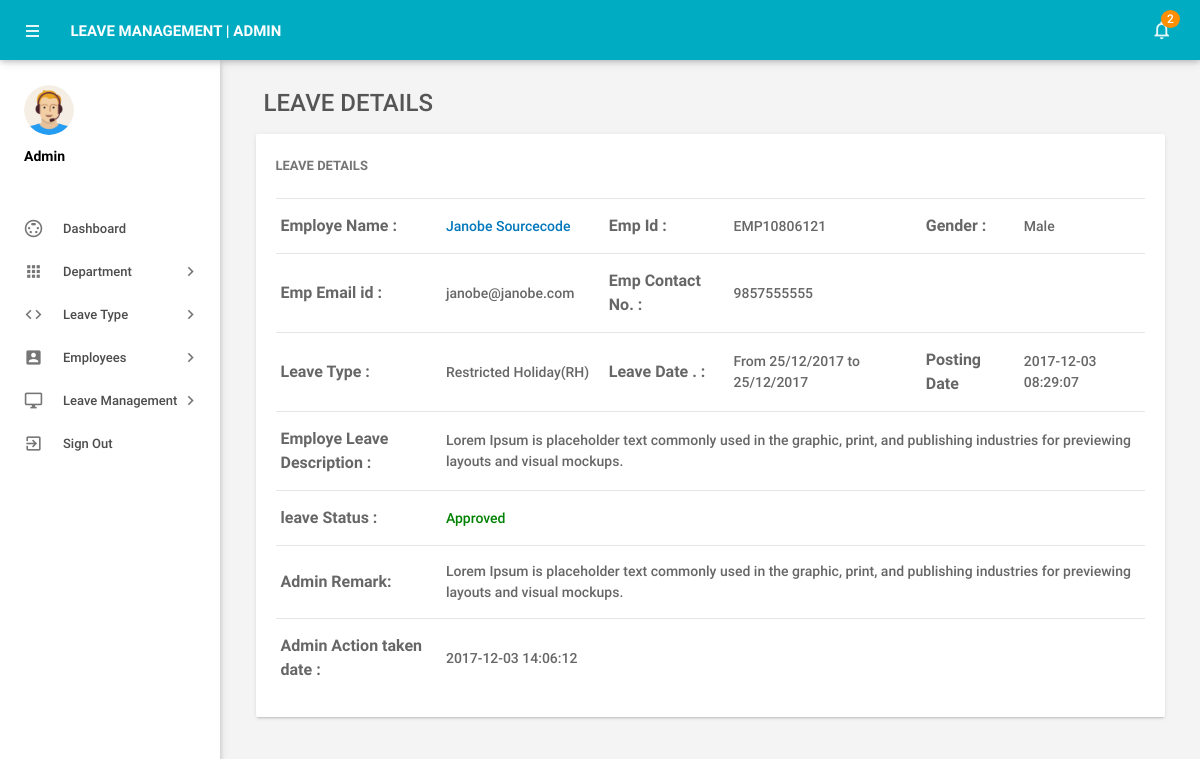
The page /admin/leave-details.php?leaveid=10 (signed in) on the database as committed earlier.
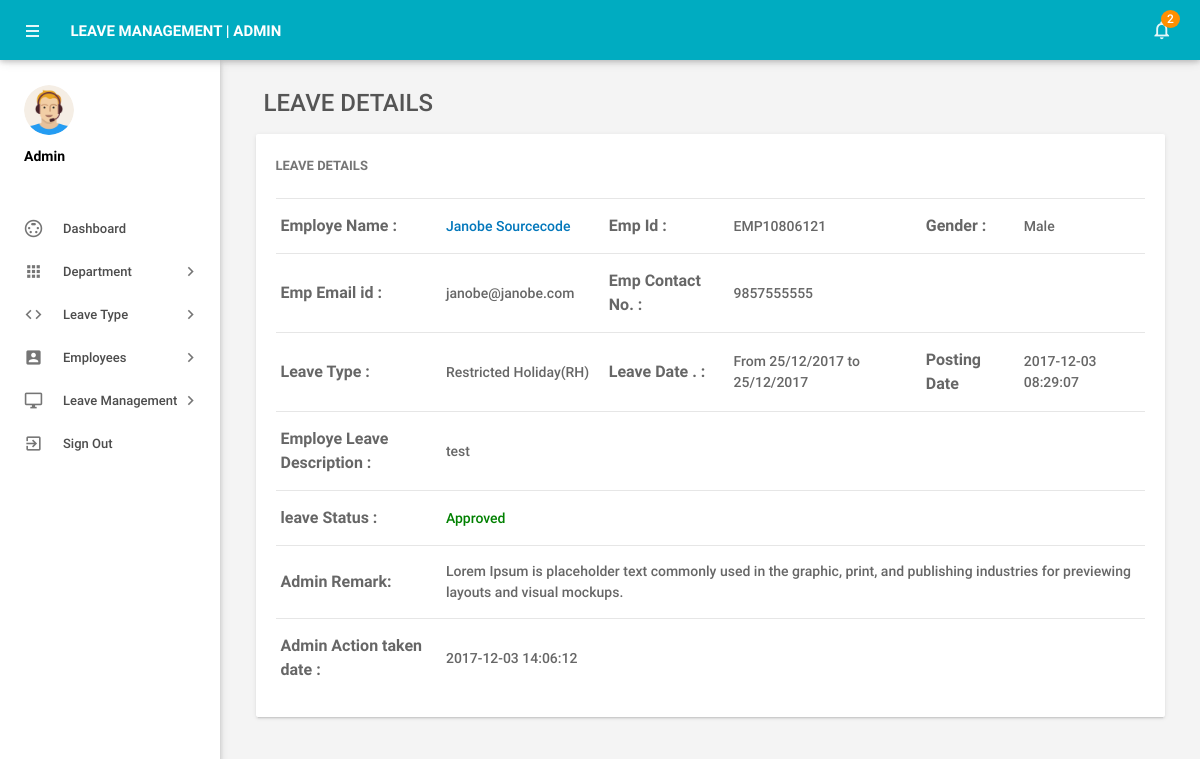
The same page on the database as committed later.
### tables this page shows
CREATE TABLE `tblleaves` (
  `id` int(11) NOT NULL,
  `LeaveType` varchar(110) NOT NULL,
  `ToDate` varchar(120) NOT NULL,
  `FromDate` varchar(120) NOT NULL,
  `Description` mediumtext NOT NULL,
  `PostingDate` timestamp NOT NULL DEFAULT CURRENT_TIMESTAMP,
  `AdminRemark` mediumtext,
  `AdminRemarkDate` varchar(120) DEFAULT NULL,
  `Status` int(1) NOT NULL,
  `IsRead` int(1) NOT NULL,
  `empid` int(11) DEFAULT NULL
);

CREATE TABLE `tblemployees` (
  `id` int(11) NOT NULL,
  `EmpId` varchar(100) NOT NULL,
  `FirstName` varchar(150) NOT NULL,
  `LastName` varchar(150) NOT NULL,
  `EmailId` varchar(200) NOT NULL,
  `Password` varchar(180) NOT NULL,
  `Gender` varchar(100) NOT NULL,
  `Dob` varchar(100) NOT NULL,
  `Department` varchar(255) NOT NULL,
  `Address` varchar(255) NOT NULL,
  `City` varchar(200) NOT NULL,
  `Country` varchar(150) NOT NULL,
  `Phonenumber` char(11) NOT NULL,
  `Status` int(1) NOT NULL,
  `RegDate` timestamp NOT NULL DEFAULT CURRENT_TIMESTAMP,
  `medleaves` int(11) NOT NULL ,
  `casualLeaves` int(11) NOT NULL,
  `resLeaves` int(11) NOT NULL,
  `mgrId`  varchar(100) NOT NULL
);

### admin/leave-details.php (the view, shortened to what the changed rows need)
<?php
include('includes/config.php');
if(strlen($_SESSION['alogin'])==0)
    {
header('location:index.php');
}
else{
 ?>
<!DOCTYPE html>
<html lang="en">
    <head>
        <link type="text/css" rel="stylesheet" href="../assets/plugins/materialize/css/materialize.min.css"/>
        <link href="../assets/plugins/material-preloader/css/materialPreloader.min.css" rel="stylesheet">
        <link href="../assets/plugins/datatables/css/jquery.dataTables.min.css" rel="stylesheet">
                <link href="../assets/plugins/google-code-prettify/prettify.css" rel="stylesheet" type="text/css"/>
        <link href="../assets/css/alpha.min.css" rel="stylesheet" type="text/css"/>
        <link href="../assets/css/custom.css" rel="stylesheet" type="text/css"/>
    </head>
    <body>
       <?php include('includes/header.php');?>
            <main class="mn-inner">
                <div class="row">
                    <div class="col s12 m12 l12">
                        <div class="card">
                            <div class="card-content">
                                <table id="example" class="display responsive-table ">
                                    <tbody>
<?php
$lid=intval($_GET['leaveid']);
$sql = "SELECT tblleaves.id as lid,tblemployees.FirstName,tblemployees.LastName,tblemployees.EmpId,tblemployees.id,tblemployees.Gender,tblemployees.Phonenumber,tblemployees.EmailId,tblleaves.LeaveType,tblleaves.ToDate,tblleaves.FromDate,tblleaves.Description,tblleaves.PostingDate,tblleaves.Status,tblleaves.AdminRemark,tblleaves.AdminRemarkDate from tblleaves join tblemployees on tblleaves.empid=tblemployees.id where tblleaves.id=:lid";
$query = $dbh -> prepare($sql);
$query->bindParam(':lid',$lid,PDO::PARAM_STR);
$query->execute();
$results=$query->fetchAll(PDO::FETCH_OBJ);
$cnt=1;
if($query->rowCount() > 0)
{
foreach($results as $result)
{
      ?>
                                        <tr>
                                            <td style="font-size:16px;"> <b>Employe Name :</b></td>
                                              <td><a href="editemployee.php?empid=<?php echo htmlentities($result->id);?>" target="_blank">
                                                <?php echo htmlentities($result->FirstName." ".$result->LastName);?></a></td>
                                              <td style="font-size:16px;"><b>Emp Id :</b></td>
                                              <td><?php echo htmlentities($result->EmpId);?></td>
                                              <td style="font-size:16px;"><b>Gender :</b></td>
                                              <td><?php echo htmlentities($result->Gender);?></td>
                                          </tr>
                                          <tr>
                                             <td style="font-size:16px;"><b>Emp Email id :</b></td>
                                            <td><?php echo htmlentities($result->EmailId);?></td>
                                             <td style="font-size:16px;"><b>Emp Contact No. :</b></td>
                                            <td><?php echo htmlentities($result->Phonenumber);?></td>
                                            <td>&nbsp;</td>
                                             <td>&nbsp;</td>
                                        </tr>
  <tr>
                                             <td style="font-size:16px;"><b>Leave Type :</b></td>
                                            <td><?php echo htmlentities($result->LeaveType);?></td>
                                             <td style="font-size:16px;"><b>Leave Date . :</b></td>
                                            <td>From <?php echo htmlentities($result->FromDate);?> to <?php echo htmlentities($result->ToDate);?></td>
                                            <td style="font-size:16px;"><b>Posting Date</b></td>
                                           <td><?php echo htmlentities($result->PostingDate);?></td>
                                        </tr>
<tr>
                                             <td style="font-size:16px;"><b>Employe Leave Description : </b></td>
                                            <td colspan="5"><?php echo htmlentities($result->Description);?></td>
                                        </tr>
<tr>
<td style="font-size:16px;"><b>leave Status :</b></td>
<td colspan="5"><?php $stats=$result->Status;
if($stats==1){
?>
<span style="color: green">Approved</span>
 <?php } if($stats==2)  { ?>
<span style="color: red">Not Approved</span>
<?php } if($stats==0)  { ?>
 <span style="color: blue">waiting for approval</span>
 <?php } ?>
</td>
</tr>
<tr>
<td style="font-size:16px;"><b>Admin Remark: </b></td>
<td colspan="5"><?php
if($result->AdminRemark==""){
  echo "waiting for Approval";
}
else{
echo htmlentities($result->AdminRemark);
}
?></td>
 </tr>
 <tr>
<td style="font-size:16px;"><b>Admin Action taken date : </b></td>
<td colspan="5"><?php
if($result->AdminRemarkDate==""){
  echo "NA";
}
else{
echo htmlentities($result->AdminRemarkDate);
}
?></td>
 </tr>
                                         <?php $cnt++;} }?>
                                    </tbody>
                                </table>
                            </div>
                        </div>
                    </div>
                </div>
            </main>
        </div>
    </body>
</html>
<?php } ?>

Rows that differ between the two databases and show on the page:
changed tblleaves "Restricted Holiday(RH)": Description "Lorem Ipsum is placeholder text commonly used in the graphic, print, and publishing industries for previewing layouts and visual mockups." → "test"
